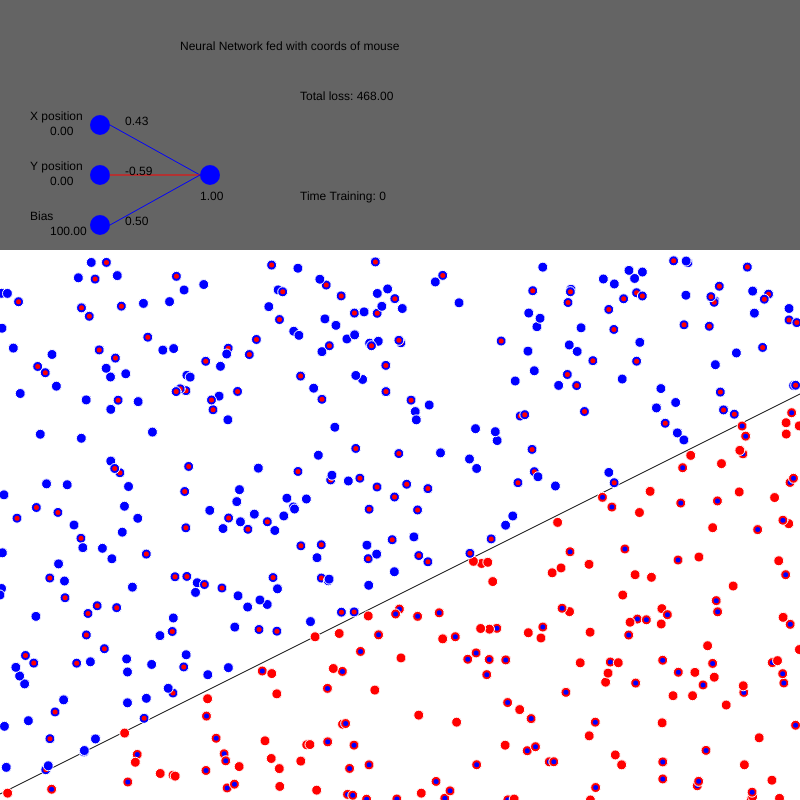
Frame 1 (no input)
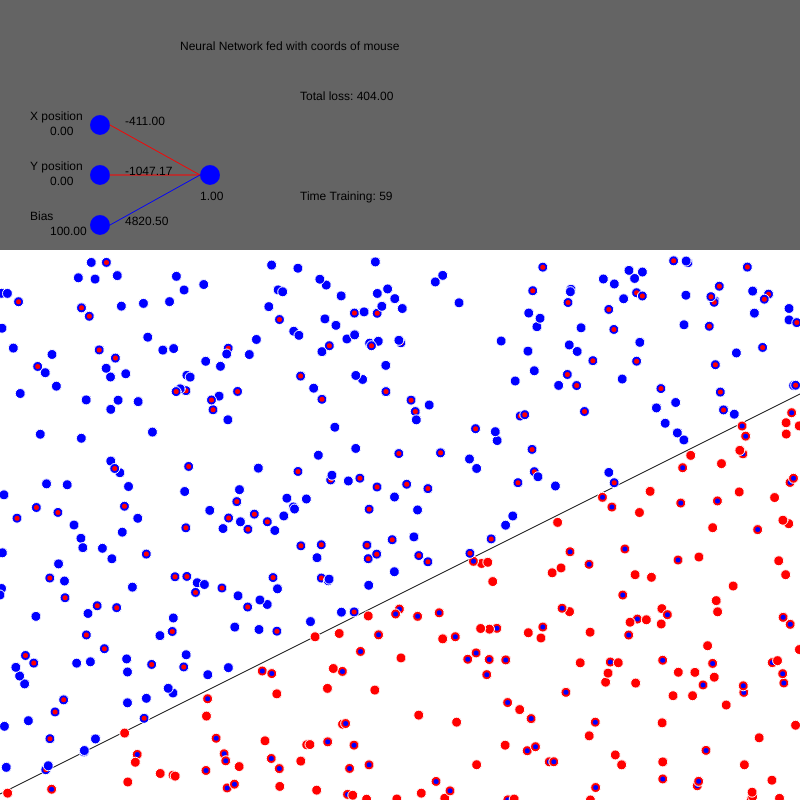
Frame 60 (no input)
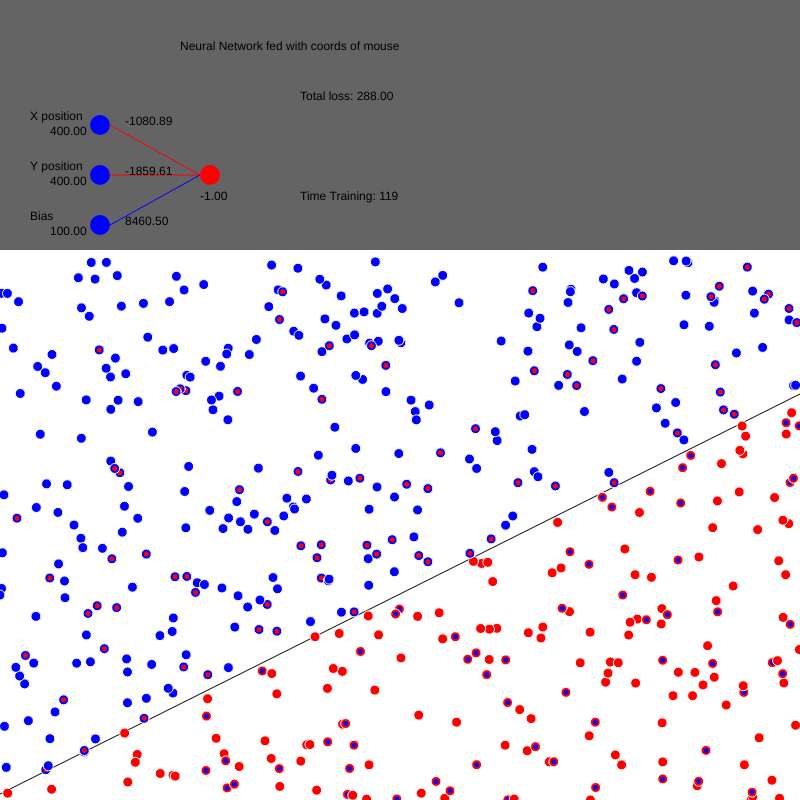
Frame 120 (the mouse pressed at the canvas centre since frame 60)

The p5.js sketch that drew these frames (run headless with seeded random() and noise() and a simulated clock; from frame 60 on, the mouse is pressed at the canvas centre):

// p5.js sketch
// ── sketch.js
//Categorize points based off a line
//Made with help by a video made by Daniel Shiffman (The Coding Train)
//https://www.youtube.com/watch?v=ntKn5TPHHAk

let dotsNumber = 500;

let avgLoss = 0;
let dots = [];
let net;
let inX = 0;
let inY = 0;
let timePassed = 0;
let outputted = false;

function setup() {
  createCanvas(800, 800);
  ellipseMode(CENTER);

  frameRate(60);

  net = new Brain();

  for (let i = 0; i < dotsNumber; i++) {
    let dotx = random(width);
    let doty = random(260, height);
    let newDot = new Dot(dotx, doty);
    append(dots, newDot);
  }
}

function lineF(x) {
  let m = 0.5;
  let b = 6;

  let y = (m * x) + b;
  y = height - y;
  return y;
}

function Dot(x, y) {
  this.x = x;
  this.y = y;

  this.display = function() {
    stroke(255);

    if (this.y < lineF(this.x)) {
      fill(0, 0, 255);
    } else {
      fill(255, 0, 0)
    }


    ellipse(this.x, this.y, 10, 10);

    let guess = net.test(this.x, this.y);
    noStroke();
    if (guess >= 0) {
      fill(0, 0, 255)
    } else {
      fill(255, 0, 0)
    }

    ellipse(this.x, this.y, 5, 5);
    fill(0);
  }
}

function sign(x) {
  if (x >= 0) {
    return 1
  } else {
    return -1
  }
}

function calcNeuron(input, weights) {
  let sum = 0
  for (let i = 0; i < weights.length; i++) {
    sum += input[i] * weights[i];
  }
  return sign(sum)
}

function Brain() {
  this.weights = [random(-1, 1), random(-1, 1), random(-1, 1)];

  this.test = function(x, y) {
    let inputs = [x, y, 100]

    let out = calcNeuron(inputs, this.weights);
    return out
  }

  this.train = function(inputs, lr, actual) {
    let guess = this.test(inputs[0], inputs[1]);


    let error = actual - guess;

    for (let i = 0; i < inputs.length; i++) {
      this.weights[i] += inputs[i] * lr * error;
    }

    return abs(error)
  }
  this.display = function(x, y) {
    let inputs = [x, y, 100];
    noStroke()

    fill(0);
    text("Neural Network fed with coords of mouse", 180, 50);
    text("X position", 30, 120);
    text("Y position", 30, 170);
    text("Bias", 30, 220);

    for (let i = 0; i < inputs.length; i++) {
      if (inputs[i] >= 0) {
        fill(0, 0, 255);
      } else {
        fill(255, 0, 0);
      }

      ellipse(100, 50 * i + 125, 20)

      fill(0);
      text(nf(inputs[i], 0, 2), 50, 50 * i + 135);
    }

    for (let i = 0; i < this.weights.length; i++) {
      if (this.weights[i] >= 0) {
        stroke(0, 0, 255);
      } else {
        stroke(255, 0, 0);
      }

      line(110, 50 * i + 125, 200, 175)

      noStroke();
      text(nf(this.weights[i], 0, 2), 125, 125 + 50 * i);
    }
    let output = this.test(x, y);
    if (output >= 0) {
      fill(0, 0, 255);
    } else {
      fill(255, 0, 0);
    }

    ellipse(210, 175, 20);

    fill(0);
    text(nf(output, 0, 2), 200, 200);
  }
}


function draw() {
  background(255);

  fill(100);
  noStroke();
  rect(0, 0, width, 250);

  stroke(0);
  line(0, lineF(0), width, lineF(width));

  net.display(inX, inY);
  avgLoss = 0;

  for (let i = 0; i < dots.length; i++) {
    dots[i].display();

    let inputs = [dots[i].x, dots[i].y, 1]

    let actual = 0
    if (dots[i].y < lineF(dots[i].x)) {
      actual = 1
    } else {
      actual = -1
    }

    avgLoss += net.train(inputs, 1, actual)
  }

  fill(0);
  noStroke();
  text("Total loss: " + nf(avgLoss, 0, 2), 300, 100);
  text("Time Training: " + timePassed, 300, 200);

  if (avgLoss > 0) {
    timePassed++;
    outputted = false;
  } else if (!outputted) {
    console.log(net.weights)
    outputted = true
  }
}

function mouseMoved() {
  inX = mouseX;
  inY = mouseY;
}

function mouseClicked() {
  append(dots, new Dot(inX, inY));
}
